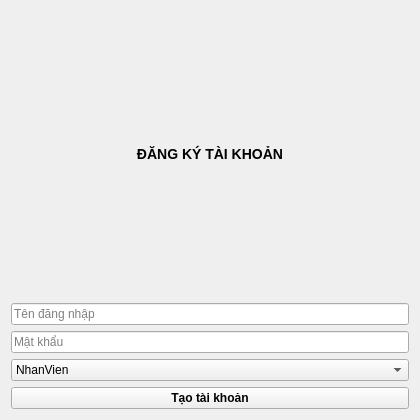
<?xml version="1.0" encoding="UTF-8"?>
<ui version="4.0">
 <class>RegisterForm</class>
 <widget class="QWidget" name="RegisterForm">
  <property name="geometry">
   <rect>
    <x>0</x>
    <y>0</y>
    <width>420</width>
    <height>420</height>
   </rect>
  </property>

  <property name="windowTitle">
   <string>Đăng ký tài khoản</string>
  </property>

  <layout class="QVBoxLayout">

   <!-- TITLE -->
   <item>
    <widget class="QLabel">
     <property name="text">
      <string>ĐĂNG KÝ TÀI KHOẢN</string>
     </property>
     <property name="alignment">
      <set>Qt::AlignCenter</set>
     </property>
     <property name="styleSheet">
      <string>font-size:14px;font-weight:bold</string>
     </property>
    </widget>
   </item>

   <!-- USER -->
   <item>
    <widget class="QLineEdit" name="txtUser">
     <property name="minimumHeight">
      <number>40</number>
     </property>
     <property name="placeholderText">
      <string>Tên đăng nhập</string>
     </property>
    </widget>
   </item>

   <!-- PASS -->
   <item>
    <widget class="QLineEdit" name="txtPass">
     <property name="minimumHeight">
      <number>40</number>
     </property>
     <property name="echoMode">
      <enum>QLineEdit::Password</enum>
     </property>
     <property name="placeholderText">
      <string>Mật khẩu</string>
     </property>
    </widget>
   </item>

   <!-- ROLE -->
   <item>
    <widget class="QComboBox" name="cboRole">
     <property name="minimumHeight">
      <number>40</number>
     </property>
     <item>
      <property name="text">
       <string>NhanVien</string>
      </property>
     </item>
    </widget>
   </item>

   <!-- BUTTON -->
   <item>
    <widget class="QPushButton" name="btnCreate">
     <property name="minimumHeight">
      <number>45</number>
     </property>
     <property name="styleSheet">
      <string>font-weight:bold</string>
     </property>
     <property name="text">
      <string>Tạo tài khoản</string>
     </property>
    </widget>
   </item>

  </layout>
 </widget>
 <resources/>
 <connections/>
</ui>
